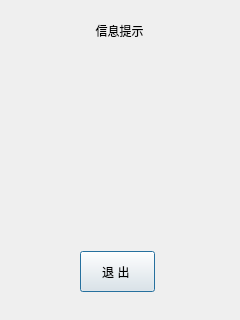
<?xml version="1.0" encoding="UTF-8"?>
<ui version="4.0">
 <class>MsgInfoUI</class>
 <widget class="QDialog" name="MsgInfoUI">
  <property name="geometry">
   <rect>
    <x>0</x>
    <y>0</y>
    <width>240</width>
    <height>320</height>
   </rect>
  </property>
  <property name="windowTitle">
   <string>Dialog</string>
  </property>
  <widget class="QLabel" name="Title">
   <property name="geometry">
    <rect>
     <x>-1</x>
     <y>10</y>
     <width>241</width>
     <height>41</height>
    </rect>
   </property>
   <property name="styleSheet">
    <string notr="true"/>
   </property>
   <property name="text">
    <string>信息提示</string>
   </property>
   <property name="alignment">
    <set>Qt::AlignCenter</set>
   </property>
  </widget>
  <widget class="QLabel" name="label_2">
   <property name="geometry">
    <rect>
     <x>30</x>
     <y>80</y>
     <width>181</width>
     <height>31</height>
    </rect>
   </property>
   <property name="styleSheet">
    <string notr="true">font: 18pt &quot;宋体&quot;;</string>
   </property>
   <property name="text">
    <string/>
   </property>
   <property name="alignment">
    <set>Qt::AlignCenter</set>
   </property>
  </widget>
  <widget class="QLabel" name="label_3">
   <property name="geometry">
    <rect>
     <x>30</x>
     <y>120</y>
     <width>181</width>
     <height>31</height>
    </rect>
   </property>
   <property name="styleSheet">
    <string notr="true">font: 18pt &quot;宋体&quot;;</string>
   </property>
   <property name="text">
    <string/>
   </property>
   <property name="alignment">
    <set>Qt::AlignCenter</set>
   </property>
  </widget>
  <widget class="QLabel" name="label_4">
   <property name="geometry">
    <rect>
     <x>30</x>
     <y>160</y>
     <width>181</width>
     <height>31</height>
    </rect>
   </property>
   <property name="styleSheet">
    <string notr="true">font: 18pt &quot;宋体&quot;;</string>
   </property>
   <property name="text">
    <string/>
   </property>
   <property name="alignment">
    <set>Qt::AlignCenter</set>
   </property>
  </widget>
  <widget class="QLabel" name="label_5">
   <property name="geometry">
    <rect>
     <x>30</x>
     <y>200</y>
     <width>181</width>
     <height>31</height>
    </rect>
   </property>
   <property name="styleSheet">
    <string notr="true">font: 18pt &quot;宋体&quot;;</string>
   </property>
   <property name="text">
    <string/>
   </property>
   <property name="alignment">
    <set>Qt::AlignCenter</set>
   </property>
  </widget>
  <widget class="QPushButton" name="pushButton">
   <property name="geometry">
    <rect>
     <x>80</x>
     <y>251</y>
     <width>75</width>
     <height>41</height>
    </rect>
   </property>
   <property name="text">
    <string>退 出 </string>
   </property>
  </widget>
 </widget>
 <resources/>
 <connections/>
</ui>
